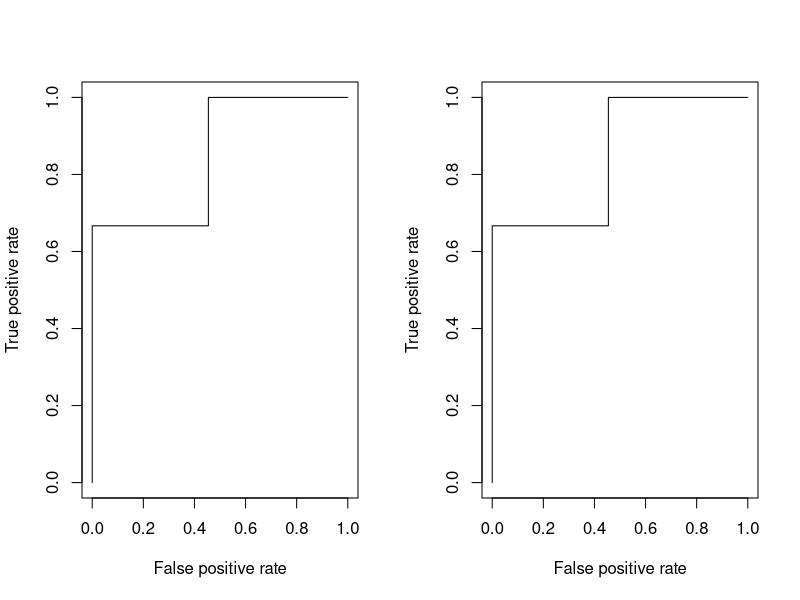

The R script that drew this image:
library(glmnet)   # implementing regularized regression approaches
library(dplyr)
library(ROCR)

swiss <- datasets::swiss
swiss
dim(swiss)

x <- model.matrix(Fertility~., swiss)[,-1]
y <- swiss$Fertility
y.cat <- y > 80

lambda <- 10^seq(10, -2, length = 100)

#create test and training sets
set.seed(489)
train = sample(1:nrow(x), round(nrow(x)*0.7))
test = (-train)
ytest = y[test]
y.cat.test = y.cat[test]

#OLS
swisslm <- lm(Fertility~., data = swiss)
coef(swisslm)

#ridge
ridge.mod <- glmnet(x, y, alpha = 0, lambda = lambda)
predict(ridge.mod, s = 0, type = 'coefficients')

swisslm <- lm(Fertility~., data = swiss, subset = train)
coef(swisslm)

ridge.mod <- glmnet(x[train,], y[train], alpha = 0, lambda = lambda)
#find the best lambda from our list via cross-validation
cv.out <- cv.glmnet(x[train,], y[train], alpha = 0)

bestlam <- cv.out$lambda.min

#make predictions
s.pred <- predict(swisslm, newdata = as.data.frame(x)[test,])
ridge.pred <- predict(ridge.mod, s = bestlam, newx = x[test,])



## MODEL EVALUATION
#check MSE
mean((s.pred-ytest)^2)
mean((ridge.pred-ytest)^2)

# classification
s.class <- s.pred > 80
r.class <- ridge.pred > 80

s.class == r.class

list(
  table(y.cat.test, s.class) %>% prop.table() %>% round(3),
  table(y.cat.test, r.class) %>% prop.table() %>% round(3)
)



par(mfrow=c(1, 2))

prediction(s.pred, y.cat.test) %>%
  performance(measure = "tpr", x.measure = "fpr") %>%
  plot()

prediction(ridge.pred, y.cat.test) %>%
  performance(measure = "tpr", x.measure = "fpr") %>%
  plot()
caret::varImp(swisslm)



# model 1 AUC
prediction(s.pred, y.cat.test) %>%
  performance(measure = "auc") %>%
  .@y.values

# model 1 AUC
prediction(ridge.pred, y.cat.test) %>%
  performance(measure = "auc") %>%
  .@y.values


# caret::varImp(ridge.mod)

# anova(swisslm, ridge.mod, test = "Chisq")


# lasso.mod <- glmnet(x[train,], y[train], alpha = 1, lambda = lambda)
# lasso.pred <- predict(lasso.mod, s = bestlam, newx = x[test,])
# mean((lasso.pred-ytest)^2)
# 
# lasso.coef  <- predict(lasso.mod, type = 'coefficients', s = bestlam)[1:6,]
# lasso.coef
